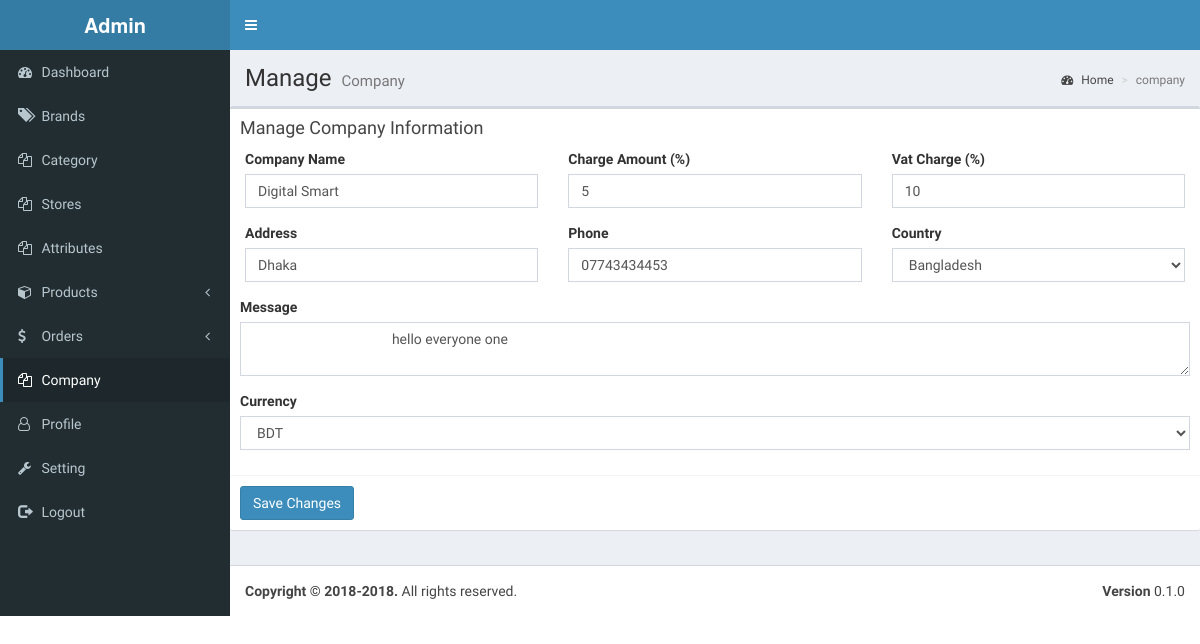
The page /company.php (signed in) on the database its author committed.
### tables this page shows
CREATE TABLE `company` (
  `id` int(11) NOT NULL AUTO_INCREMENT,
  `company_name` varchar(255) NOT NULL,
  `service_charge_value` varchar(255) NOT NULL,
  `vat_charge_value` varchar(255) NOT NULL,
  `address` varchar(255) NOT NULL,
  `phone` varchar(255) NOT NULL,
  `country` varchar(255) NOT NULL,
  `message` text NOT NULL,
  `currency` varchar(255) NOT NULL,
  PRIMARY KEY (`id`)
);

### company.php (the view, shortened to what this page needs)
<?php
require_once 'include/header.php';
require_once 'include/db.php';
?>
<?php require_once 'include/sidebar.php'; ?>
    <div class="content-wrapper">
        <section class="content-header">
            <h1>
                Manage
                <small>Company</small>
            </h1>
            <ol class="breadcrumb">
                <li><a href="#"><i class="fa fa-dashboard"></i> Home</a></li>
                <li class="active">company</li>
            </ol>
        </section>
        <section class="content">
            <div class="row">
                    <div class="box">
                        <div class="box-header">
                            <h3 class="box-title">Manage Company Information</h3>
                        </div>
                        <?php
                        $CompanySQL = "SELECT * FROM company";
                        $st = $db->prepare($CompanySQL);
                        try{
                            $st->execute();
                            $comResult = $st->fetchAll(PDO::FETCH_ASSOC);
                            foreach ($comResult as $company_data){
                            }
                        }catch (PDOException $e){
                            $e->getMessage();
                        }
                        ?>
                        <form role="form" action="" method="post">
                            <div class="col-md-4">
                                <div class="form-group">
                                    <label for="company_name">Company Name</label>
                                    <input type="text" class="form-control" id="company_name" name="company_name" placeholder="Enter company name" value="<?php echo $company_data['company_name'] ?>" autocomplete="off">
                                </div>
                                <div class="form-group">
                                    <label for="address">Address</label>
                                    <input type="text" class="form-control" id="address" name="address" placeholder="Enter address" value="<?php echo $company_data['address'] ?>" autocomplete="off">
                                </div>
                            </div>
                            <div class="col-md-4">
                                <div class="form-group">
                                    <label for="service_charge_value">Charge Amount (%)</label>
                                    <input type="text" class="form-control" id="service_charge_value" name="service_charge_value" placeholder="Enter charge amount %" value="<?php echo $company_data['service_charge_value'] ?>" autocomplete="off">
                                </div>
                                <div class="form-group">
                                    <label for="phone">Phone</label>
                                    <input type="text" class="form-control" id="phone" name="phone" placeholder="Enter phone" value="<?php echo $company_data['phone'] ?>" autocomplete="off">
                                </div>
                            </div>
                            <div class="col-md-4">
                                <div class="form-group">
                                    <label for="vat_charge_value">Vat Charge (%)</label>
                                    <input type="text" class="form-control" id="vat_charge_value" name="vat_charge_value" placeholder="Enter vat charge %" value="<?php echo $company_data['vat_charge_value'] ?>" autocomplete="off">
                                </div>
                                <div class="form-group">
                                    <label for="country">Country</label>
                                    <select class="form-control" id="country" name="country">
                                        <?php
                                        echo '<option value="'.$company_data['country'].'">'.$company_data['country'].'</option>';
                                        ?>
                                    </select>
                                </div>
                            </div>
                            <div class="box-body">
                                <div class="form-group">
                                    <label for="permission">Message</label>
                                    <textarea class="form-control" id="message" name="message">
                                        <?php echo $company_data['message'] ?>
                                    </textarea>
                                </div>
                                <div class="form-group">
                                    <label for="currency">Currency</label>
                                    <select class="form-control" id="currency" name="currency">
                                        <?php
                                        echo '<option value="'.$company_data['currency'].'">'.$company_data['currency'].'</option>';
                                        ?>
                                    </select>
                                </div>
                            </div>
                            <div class="box-footer">
                                <button type="submit" class="btn btn-primary">Save Changes</button>
                            </div>
                        </form>
                    </div>
            </div>
        </section>
    </div>
<?php require_once 'include/footer.php'; ?>

### rows shown on the page
company: company_name "Digital Smart", address "Dhaka", service_charge_value "5", phone "07743434453", vat_charge_value "10", country "Bangladesh", message "hello everyone one", currency "BDT"
